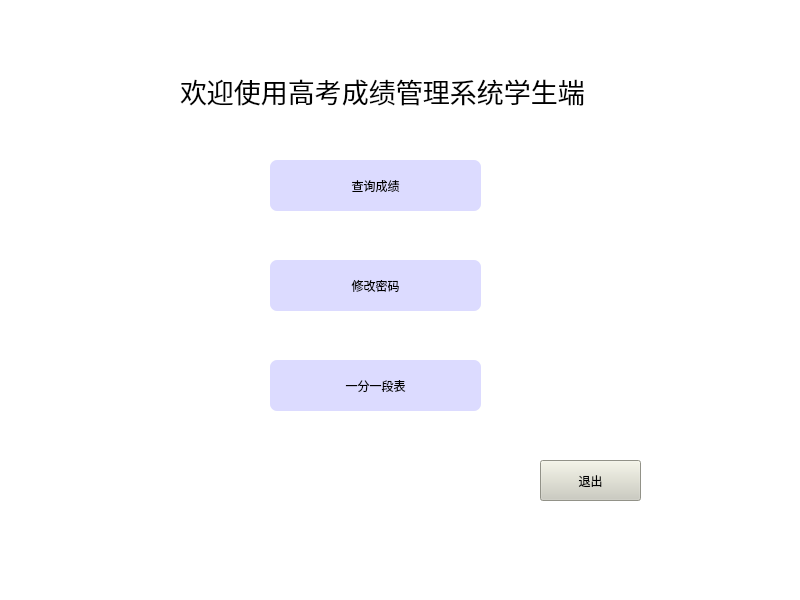
<?xml version="1.0" encoding="UTF-8"?>
<ui version="4.0">
 <class>StudentWindow</class>
 <widget class="QMainWindow" name="StudentWindow">
  <property name="geometry">
   <rect>
    <x>0</x>
    <y>0</y>
    <width>800</width>
    <height>600</height>
   </rect>
  </property>
  <property name="windowTitle">
   <string>MainWindow</string>
  </property>
  <property name="styleSheet">
   <string notr="true">background-color: rgb(255, 255, 255);</string>
  </property>
  <widget class="QWidget" name="centralwidget">
   <widget class="QWidget" name="widget" native="true">
    <property name="geometry">
     <rect>
      <x>130</x>
      <y>110</y>
      <width>431</width>
      <height>301</height>
     </rect>
    </property>
    <widget class="QPushButton" name="btn_student_check">
     <property name="geometry">
      <rect>
       <x>140</x>
       <y>50</y>
       <width>211</width>
       <height>51</height>
      </rect>
     </property>
     <property name="styleSheet">
      <string notr="true">background-color: rgb(220, 219, 255);
color: rgb(0,0,0);

border:0px groove gray;border-radius:
7px;padding:2px 4px;
font: 16pt &quot;Candara&quot;;
</string>
     </property>
     <property name="text">
      <string>查询成绩</string>
     </property>
    </widget>
    <widget class="QPushButton" name="btn_student_total_score">
     <property name="geometry">
      <rect>
       <x>140</x>
       <y>250</y>
       <width>211</width>
       <height>51</height>
      </rect>
     </property>
     <property name="styleSheet">
      <string notr="true">background-color: rgb(220, 219, 255);
color: rgb(0,0,0);

border:0px groove gray;border-radius:
7px;padding:2px 4px;
font: 16pt &quot;Candara&quot;;
</string>
     </property>
     <property name="text">
      <string>一分一段表</string>
     </property>
    </widget>
    <widget class="QPushButton" name="btn_student_revise_password">
     <property name="geometry">
      <rect>
       <x>140</x>
       <y>150</y>
       <width>211</width>
       <height>51</height>
      </rect>
     </property>
     <property name="styleSheet">
      <string notr="true">background-color: rgb(220, 219, 255);
color: rgb(0,0,0);

border:0px groove gray;border-radius:
7px;padding:2px 4px;
font: 16pt &quot;Candara&quot;;

</string>
     </property>
     <property name="text">
      <string>修改密码</string>
     </property>
     <property name="iconSize">
      <size>
       <width>30</width>
       <height>30</height>
      </size>
     </property>
    </widget>
   </widget>
   <widget class="QLabel" name="student_label">
    <property name="geometry">
     <rect>
      <x>180</x>
      <y>70</y>
      <width>481</width>
      <height>41</height>
     </rect>
    </property>
    <property name="font">
     <font>
      <family>宋体</family>
      <pointsize>20</pointsize>
     </font>
    </property>
    <property name="text">
     <string>欢迎使用高考成绩管理系统学生端</string>
    </property>
   </widget>
   <widget class="QPushButton" name="btn_student_return">
    <property name="geometry">
     <rect>
      <x>540</x>
      <y>460</y>
      <width>101</width>
      <height>41</height>
     </rect>
    </property>
    <property name="styleSheet">
     <string notr="true">font: 16pt &quot;宋体&quot;;
background-color: rgb(204, 204, 191);</string>
    </property>
    <property name="text">
     <string>退出</string>
    </property>
   </widget>
  </widget>
  <widget class="QMenuBar" name="menubar">
   <property name="geometry">
    <rect>
     <x>0</x>
     <y>0</y>
     <width>800</width>
     <height>21</height>
    </rect>
   </property>
  </widget>
  <widget class="QStatusBar" name="statusbar"/>
 </widget>
 <resources/>
 <connections/>
</ui>
